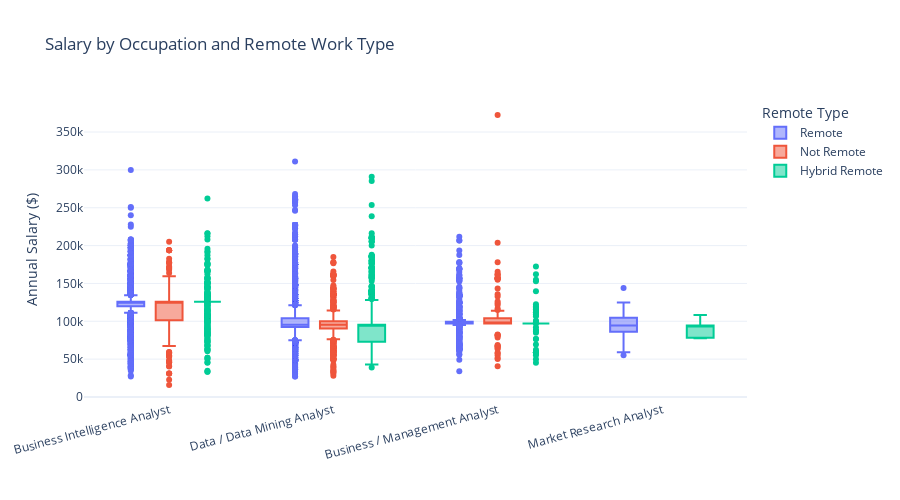

The notebook cell this image was saved under:
### Code cell
# Salary by Occupation AND Remote Type (multi-factor view)
df_remote = df[df['REMOTE_TYPE_NAME'] != 'Not Specified'].copy()

fig = px.box(
    df_remote,
    x='LOT_V6_OCCUPATION_NAME',
    y='SALARY',
    color='REMOTE_TYPE_NAME',
    title='Salary by Occupation and Remote Work Type',
    labels={
        'LOT_V6_OCCUPATION_NAME': '',
        'SALARY': 'Annual Salary ($)',
        'REMOTE_TYPE_NAME': 'Work Type'
    }
)
fig.update_layout(
    template='plotly_white',
    height=500,
    xaxis_tickangle=-15,
    legend_title_text='Remote Type'
)
fig.write_image('figures/salary_by_occupation_remote.png', scale=2)
fig.show()

# Summary table
print("\nMedian Salary by Occupation & Remote Type:")
pivot = df_remote.pivot_table(
    values='SALARY',
    index='LOT_V6_OCCUPATION_NAME',
    columns='REMOTE_TYPE_NAME',
    aggfunc='median'
).round(0)
print(pivot.applymap(lambda x: f"${x:,.0f}" if pd.notna(x) else "N/A"))

### Figure 1 — Plotly figure (JSON) as saved in the notebook; plotly's stock layout.template omitted (floating-point values rounded to 4 significant figures; data arrays with more than 128 entries replaced by an {"elided": "..."} marker saying what was removed)
{"data": [{"alignmentgroup": "True", "hovertemplate": "Work Type=Remote<br>=%{x}<br>Annual Salary ($)=%{y}<extra></extra>", "legendgroup": "Remote", "marker": {"color": "#636efa"}, "name": "Remote", "notched": false, "offsetgroup": "Remote", "orientation": "v", "showlegend": true, "type": "box", "x": {"elided": "9307 str values"}, "x0": " ", "xaxis": "x", "y": {"elided": "9307 float values"}, "y0": " ", "yaxis": "y"}, {"alignmentgroup": "True", "hovertemplate": "Work Type=Not Remote<br>=%{x}<br>Annual Salary ($)=%{y}<extra></extra>", "legendgroup": "Not Remote", "marker": {"color": "#EF553B"}, "name": "Not Remote", "notched": false, "offsetgroup": "Not Remote", "orientation": "v", "showlegend": true, "type": "box", "x": {"elided": "851 str values"}, "x0": " ", "xaxis": "x", "y": {"elided": "851 float values"}, "y0": " ", "yaxis": "y"}, {"alignmentgroup": "True", "hovertemplate": "Work Type=Hybrid Remote<br>=%{x}<br>Annual Salary ($)=%{y}<extra></extra>", "legendgroup": "Hybrid Remote", "marker": {"color": "#00cc96"}, "name": "Hybrid Remote", "notched": false, "offsetgroup": "Hybrid Remote", "orientation": "v", "showlegend": true, "type": "box", "x": {"elided": "1717 str values"}, "x0": " ", "xaxis": "x", "y": {"elided": "1717 float values"}, "y0": " ", "yaxis": "y"}], "layout": {"boxmode": "group", "height": 500, "legend": {"title": {"text": "Remote Type"}, "tracegroupgap": 0}, "title": {"text": "Salary by Occupation and Remote Work Type"}, "xaxis": {"anchor": "y", "domain": [0, 1], "tickangle": -15, "title": {"text": ""}}, "yaxis": {"anchor": "x", "domain": [0, 1], "title": {"text": "Annual Salary ($)"}}}}
